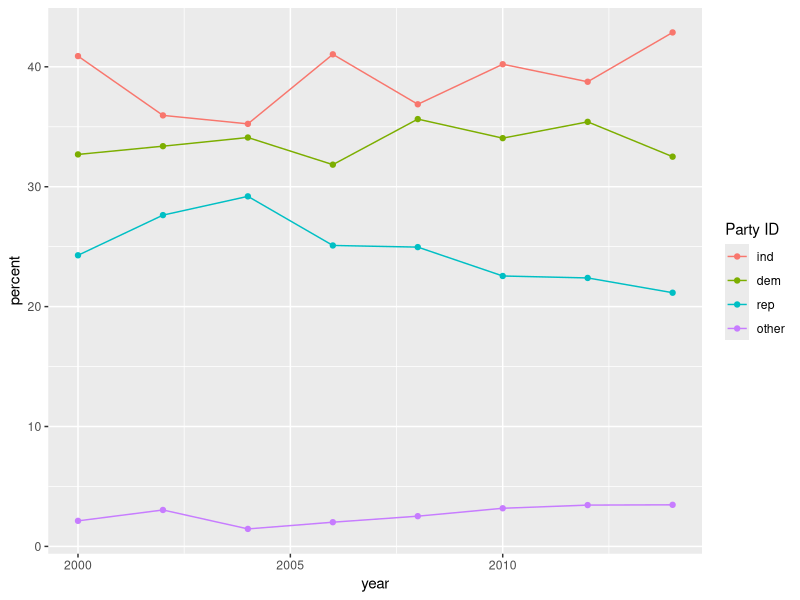

Recreate this plot in R.
library(tidyverse)

# You can also modify factor levels
# fct_recode() lets you change the value of each level

# These factors are pretty inconsistent
gss_cat %>% count(partyid)

# We can recode them to make them clearer
gss_cat %>%
  mutate(partyid = fct_recode(partyid,
                              "Republican, strong"    = "Strong republican",
                              "Republican, weak"      = "Not str republican",
                              "Independent, near rep" = "Ind,near rep",
                              "Independent, near dem" = "Ind,near dem",
                              "Democrat, weak"        = "Not str democrat",
                              "Democrat, strong"      = "Strong democrat"
  )) %>%
  count(partyid)

# fct_recode() leaves unmentioned levels unchanged. It also throws a warning
#   if you refer to a level that isn't there
# You can combine levels by assigning them to the same new levels
gss_cat %>%
  mutate(partyid = fct_recode(partyid,
                              "Republican, strong"    = "Strong republican",
                              "Republican, weak"      = "Not str republican",
                              "Independent, near rep" = "Ind,near rep",
                              "Independent, near dem" = "Ind,near dem",
                              "Democrat, weak"        = "Not str democrat",
                              "Democrat, strong"      = "Strong democrat",
                              "Other"                 = "No answer",
                              "Other"                 = "Don't know",
                              "Other"                 = "Other party"
  )) %>%
  count(partyid)

# For collapsing many levels, fct_collapse() takes a vector of old levels for each new one
gss_cat %>%
  mutate(partyid = fct_collapse(partyid,
                                other = c("No answer", "Don't know", "Other party"),
                                rep = c("Strong republican", "Not str republican"),
                                ind = c("Ind,near rep", "Independent", "Ind,near dem"),
                                dem = c("Not str democrat", "Strong democrat")
  )) %>%
  count(partyid)

# fct_lump() groups together all the smallest groups
gss_cat %>%
  mutate(relig = fct_lump(relig)) %>%
  count(relig)
# This has probably over-collapsed

# Manually set the number of (non-other) levels you want to keep with n
gss_cat %>%
  mutate(relig = fct_lump(relig, n = 10)) %>%
  count(relig, sort = TRUE) %>%
  print(n = Inf)


#### Questions ####
# 1. How have the proportions of people identifying as Democrat, 
#   Republican, and Independent changed over time?
# Rep has decreased slightly, and dem has increased slightly
gss_cat %>%
  mutate(partyid = fct_collapse(partyid,
                                other = c("No answer", "Don't know", "Other party"),
                                rep = c("Strong republican", "Not str republican"),
                                ind = c("Ind,near rep", "Independent", "Ind,near dem"),
                                dem = c("Not str democrat", "Strong democrat")
  )) %>%
  group_by(year) %>%
  count(partyid) %>%
  mutate(percent = n / sum(n) * 100) %>%
  ggplot(aes(x = year, y = percent, colour = fct_reorder2(partyid, year, percent))) +
  geom_line() +
  geom_point() +
  labs(colour = "Party ID")

# 2. How could you collapse rincome into a small set of categories?
gss_cat %>%
  mutate(rincome = fct_collapse(rincome,
                                "No Answer" = c("No answer", "Don't know", "Refused", "Not applicable"),
                                "Less than $5000" = c("Lt $1000", "$4000 to 4999", "$3000 to 3999", "$1000 to 2999"),
                                "$5000 - 9999" = c("$5000 to 5999", "$6000 to 6999", "$7000 to 7999", "$8000 to 9999")
  )) %>%
  count(rincome)
